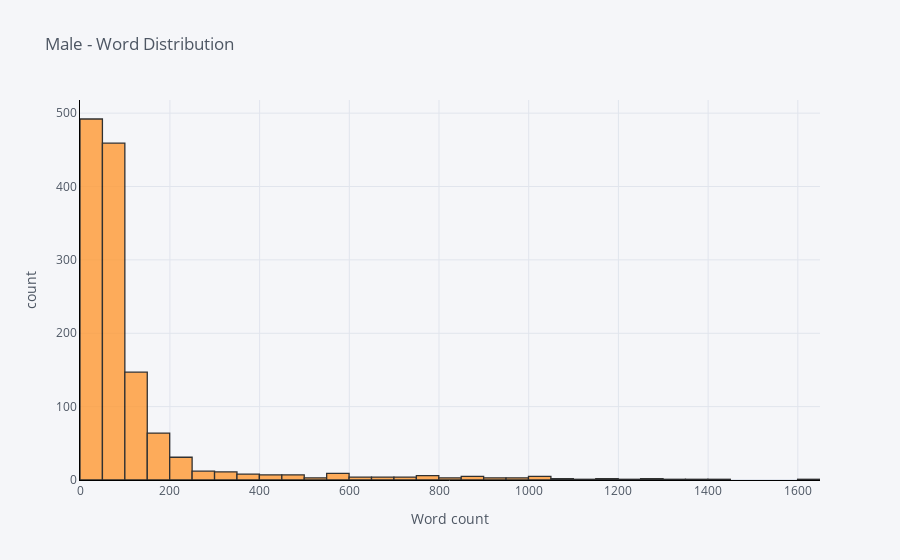
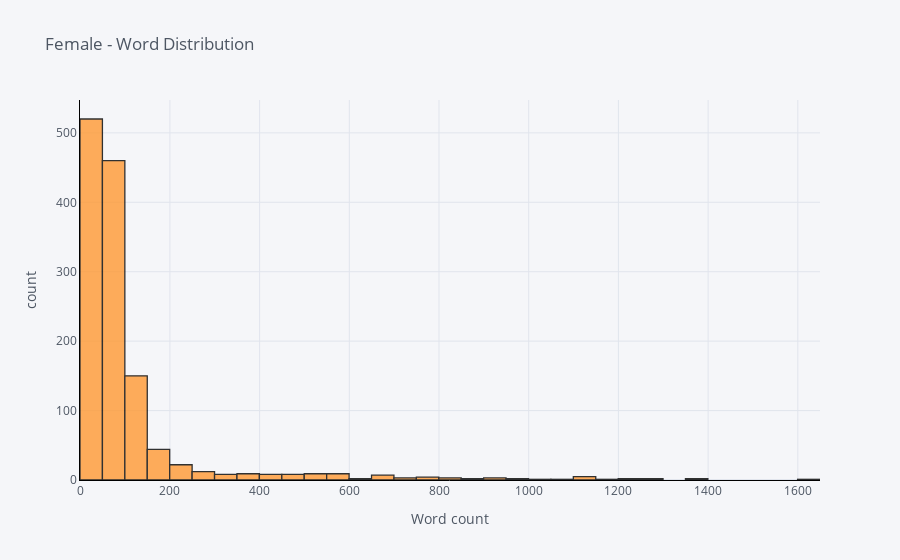

The code cell stored with these charts, in order, in its notebook:
### Markdown cell above
__What is the word distribution among male and female?__

### Code cell
male['word_count'].iplot(
    kind='hist',
    bins=40,
    xTitle='Word count',
    linecolor='black',
    yTitle='count',
    title='Male - Word Distribution')

female['word_count'].iplot(
    kind='hist',
    bins=40,
    xTitle='Word count',
    linecolor='black',
    yTitle='count',
    title='Female - Word Distribution')

### Figure 1 — Plotly figure (JSON) as saved in the notebook; plotly's stock layout.template omitted (floating-point values rounded to 4 significant figures; data arrays with more than 128 entries replaced by an {"elided": "..."} marker saying what was removed)
{"data": [{"histfunc": "count", "histnorm": "", "marker": {"color": "rgba(255, 153, 51, 1.0)", "line": {"color": "#000000", "width": 1.3}}, "name": "word_count", "nbinsx": 40, "opacity": 0.8, "orientation": "v", "type": "histogram", "x": {"elided": "1299 int values"}}], "layout": {"barmode": "overlay", "legend": {"bgcolor": "#F5F6F9", "font": {"color": "#4D5663"}}, "paper_bgcolor": "#F5F6F9", "plot_bgcolor": "#F5F6F9", "title": {"font": {"color": "#4D5663"}, "text": "Male - Word Distribution"}, "xaxis": {"gridcolor": "#E1E5ED", "linecolor": "black", "showgrid": true, "tickfont": {"color": "#4D5663"}, "title": {"font": {"color": "#4D5663"}, "text": "Word count"}, "zerolinecolor": "#E1E5ED"}, "yaxis": {"gridcolor": "#E1E5ED", "linecolor": "black", "showgrid": true, "tickfont": {"color": "#4D5663"}, "title": {"font": {"color": "#4D5663"}, "text": "count"}, "zerolinecolor": "#E1E5ED"}}}

### Figure 2 — Plotly figure (JSON) as saved in the notebook; plotly's stock layout.template omitted (floating-point values rounded to 4 significant figures; data arrays with more than 128 entries replaced by an {"elided": "..."} marker saying what was removed)
{"data": [{"histfunc": "count", "histnorm": "", "marker": {"color": "rgba(255, 153, 51, 1.0)", "line": {"color": "#000000", "width": 1.3}}, "name": "word_count", "nbinsx": 40, "opacity": 0.8, "orientation": "v", "type": "histogram", "x": {"elided": "1300 int values"}}], "layout": {"barmode": "overlay", "legend": {"bgcolor": "#F5F6F9", "font": {"color": "#4D5663"}}, "paper_bgcolor": "#F5F6F9", "plot_bgcolor": "#F5F6F9", "title": {"font": {"color": "#4D5663"}, "text": "Female - Word Distribution"}, "xaxis": {"gridcolor": "#E1E5ED", "linecolor": "black", "showgrid": true, "tickfont": {"color": "#4D5663"}, "title": {"font": {"color": "#4D5663"}, "text": "Word count"}, "zerolinecolor": "#E1E5ED"}, "yaxis": {"gridcolor": "#E1E5ED", "linecolor": "black", "showgrid": true, "tickfont": {"color": "#4D5663"}, "title": {"font": {"color": "#4D5663"}, "text": "count"}, "zerolinecolor": "#E1E5ED"}}}
